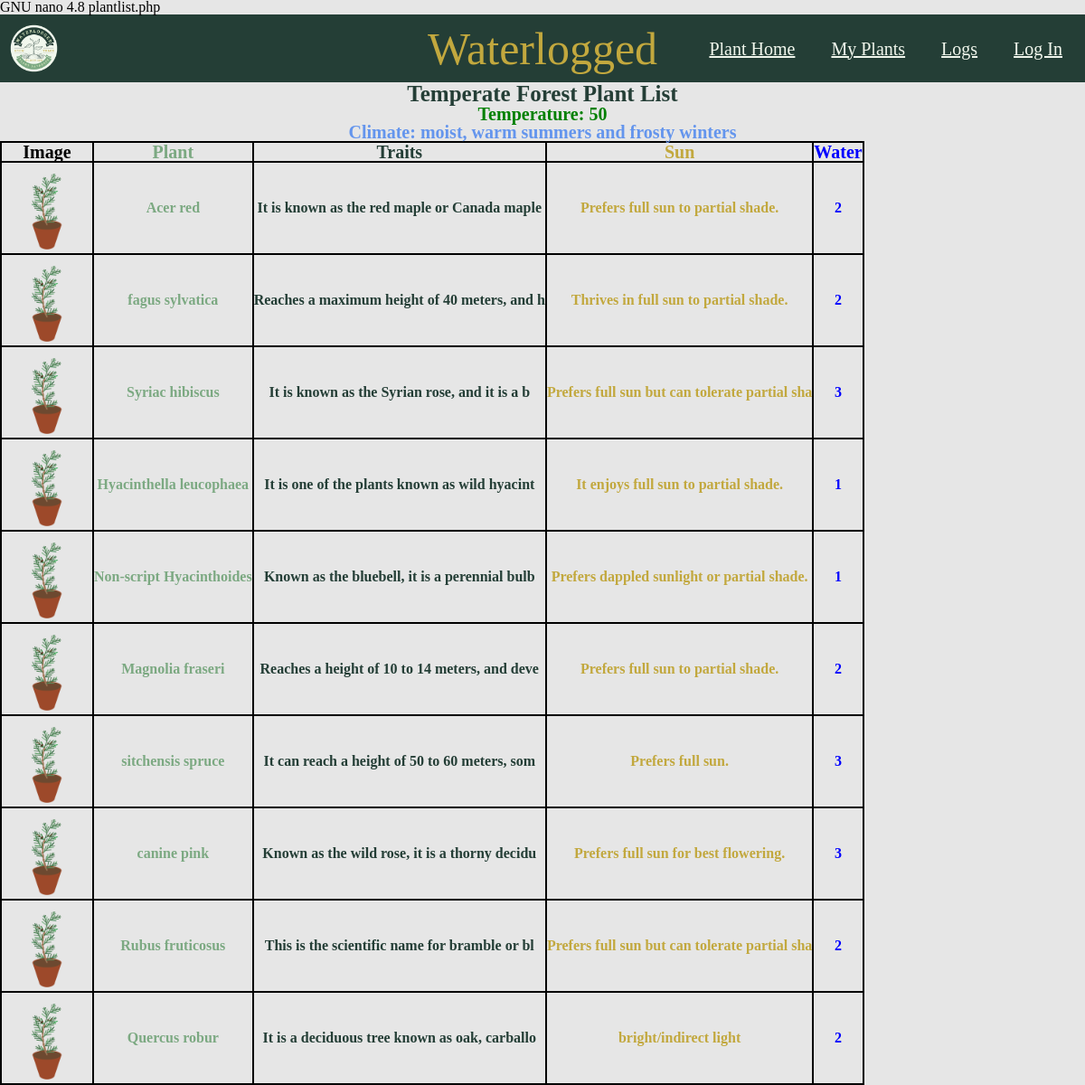
/html/plantlist.php?location_id=2, run on an earlier commit of the app's database.
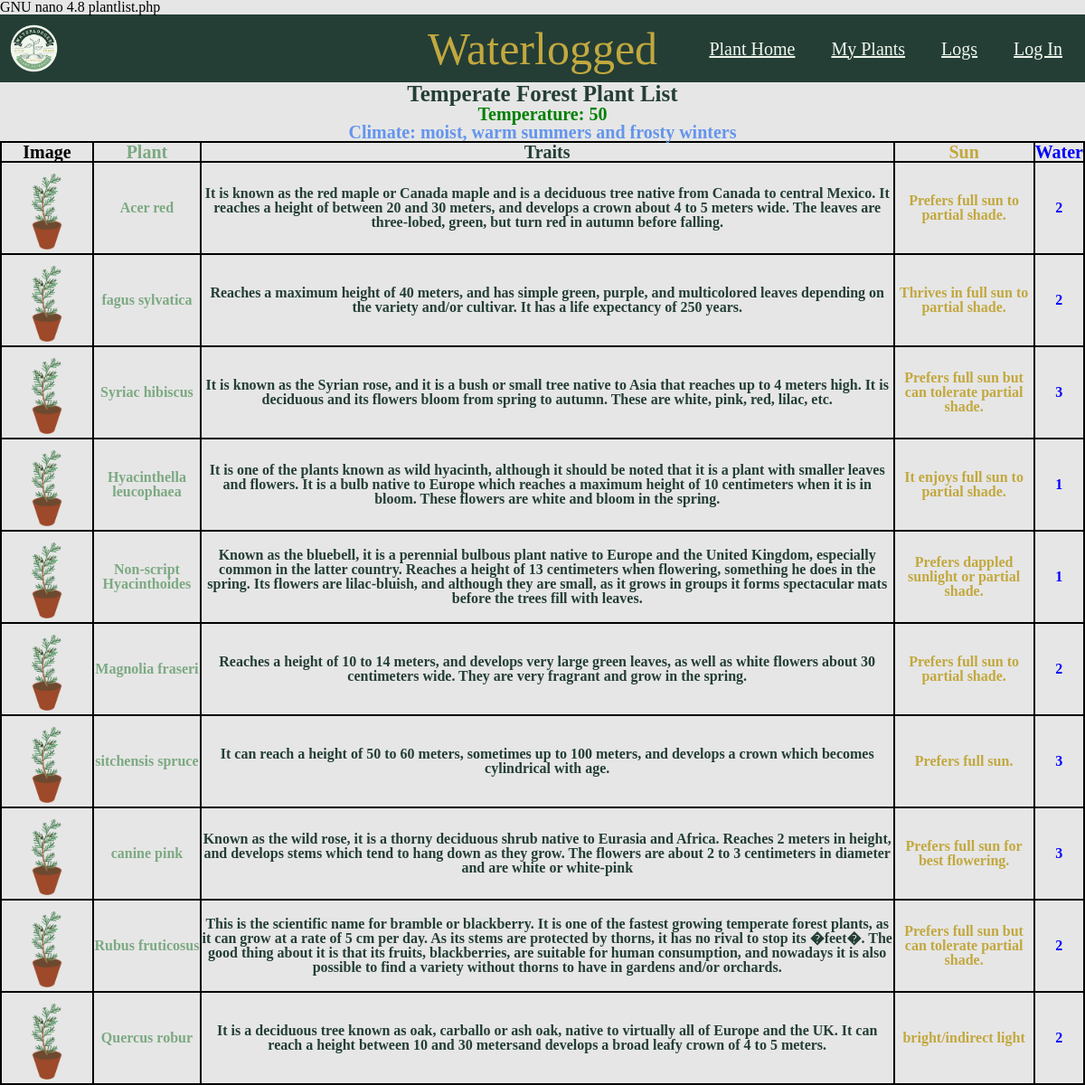
And on a later commit of the database.
### tables this page shows
CREATE TABLE images (
    plant_id INT NULL,
    location_id INT NULL,
    path VARCHAR(255) NOT NULL,
    CONSTRAINT fk_plant FOREIGN KEY (plant_id) REFERENCES plants(id),
    CONSTRAINT fk_location FOREIGN KEY (location_id) REFERENCES locations(id),
    CONSTRAINT chk_images CHECK ((plant_id IS NOT NULL AND location_id IS NULL) OR (plant_id IS NULL AND location_id IS NOT NULL))
);

CREATE TABLE `plants` (
  `id` int NOT NULL,
  `name` varchar(225) DEFAULT NULL,
  `traits` mediumtext DEFAULT NULL,
  `sun` varchar(255) DEFAULT NULL,
  `water_freq_weekly` varchar(255) DEFAULT NULL,
  `location_id` int,  
  PRIMARY KEY (`id`),
  CONSTRAINT `location_id_fk` FOREIGN KEY (`location_id`) REFERENCES `locations` (`id`));

### html/plantlist.php (the view, shortened to what this page needs)
<?php
    $servername = "localhost";
    $username = "cof";
    $password = "cOwmoo1324!";
    $dbname = "waterlogged";
    $conn = new mysqli($servername, $username, $password, $dbname);
    $location_id = 0;
    $locationName = "";
    $locationTemperature = "";
    $locationClimate = "";
    if (isset($_GET['location_id']) && is_numeric($_GET['location_id'])) {
        $location_id = $conn->real_escape_string($_GET['location_id']);
    }
    $sql = "SELECT
    l.id as location_id,
    l.name as location_name,
    l.temperature,
    l.climate,
    p.id,
    p.name,
    p.traits,
    p.sun,
    p.water_freq_weekly,
    images.path
    FROM plants as p
    join images on p.id = images.plant_id
    join locations as l on p.location_id = l.id
    where p.location_id = $location_id;";
    $result = $conn->query($sql);
    if ($result->num_rows > 0) {
        $firstRow = $result->fetch_assoc();
        $locationName = $firstRow["location_name"];
        $locationTemperature = $firstRow["temperature"];
        $locationClimate = $firstRow["climate"];
        $result->data_seek(0);
    }
?>
<!DOCTYPE html>
<html lang="en">
<head>
    <link rel="stylesheet" href="../css/mainStyle.css" />
</head>
<body>
    <nav class="nav-links">
        <div class="logo">
        <a href="../index.php">
            <img src="../images/Waterlogged_Logo.png" alt="Waterlogged Logo" id="logo"/>
                </a>
        </div>
        <div class="please"style="position: absolute; left: 50%; transform: translateX(-50%);">Waterlogged</div>
        <ul>
            <li><a href="../index.php">Plant Home</a></li>
            <li><a href="./myPlants.php">My Plants</a></li>
            <li><a href="./logs.php">Logs</a></li>
            <li><a href="./users.php">Log In</a></li>
        </ul>
    </nav>
    <div class ="header-plant-list">
    <h1 class="top-header-PL"><?php echo htmlspecialchars($locationName); ?> Plant List</h1>
    <p class="temperature">Temperature: <?php echo htmlspecialchars($locationTemperature); ?></p>
    <p class="climate">Climate: <?php echo htmlspecialchars($locationClimate); ?></p>
</div>
    <table style=" table-layout: fixed;">
    <tr>
        <th style="border: 2px solid black;color:light green;font-weight:bold;font-size: 20px;">Image</th>
        <th style="border: 2px solid black;color:#7CA982;font-weight:bold;font-size: 20px;">Plant</th>
        <th style="border: 2px solid black;color:#243E36;;font-weight:bold;font-size: 20px;">Traits</th>
        <th style="border: 2px solid black;color:#C2A83E;font-weight:bold;font-size: 20px;">Sun</th>
        <th style="border: 2px solid black;color:blue;font-weight:bold;font-size: 20px;">Water</th>
    </tr>
    <?php if ($result->num_rows > 0): ?>
            <?php while($row = $result->fetch_assoc()): ?>
                <tr>
                    <td style='border: 2px solid black;'>
                        <img src="../<?php echo htmlspecialchars($row['path']); ?>" alt="<?php echo htmlspecialchars($row['name']); ?>" style="width:100px;height:auto;">
                    </td>
                    <td style='border: 2px solid black;color:#7CA982;font-weight:bold;'><?php echo htmlspecialchars($row["name"]); ?></td>
                    <td style='border: 2px solid black;color:#243E36;font-weight:bold;'><?php echo htmlspecialchars($row["traits"]); ?></td>
                    <td style='border: 2px solid black;color:#C2A83E;font-weight:bold;'><?php echo htmlspecialchars($row["sun"]); ?></td>
                    <td style='border: 2px solid black;color:blue;font-weight:bold;'><?php echo htmlspecialchars($row["water_freq_weekly"]); ?></td>
                </tr>
            <?php endwhile; ?>
        <?php else: ?>
            <tr><td colspan='5' style='border: 2px solid black;'>0 results</td></tr>
        <?php endif; ?>
    </table>
</body>
</html>

What changed in the data, as far as the page shows it:
changed through a linked row, images "Acer red": plant.traits "It is known as the red maple or Canada maple" → "…maple or Canada maple and is a deciduous tree native from Canada to central Mexico. It reaches a height of between 20 and 30 meters, and develops a crown about 4 to 5 meters wide. The leaves are three-lobed, green, but turn red in autumn before falling."
changed through a linked row, images "fagus sylvatica": plant.traits "Reaches a maximum height of 40 meters, and h" → "…of 40 meters, and has simple green, purple, and multicolored leaves depending on the variety and/or cultivar. It has a life expectancy of 250 years."
changed through a linked row, images "Syriac hibiscus": plant.traits "It is known as the Syrian rose, and it is a b" → "…and it is a bush or small tree native to Asia that reaches up to 4 meters high. It is deciduous and its flowers bloom from spring to autumn. These are white, pink, red, lilac, etc."; plant.sun "Prefers full sun but can tolerate partial sha" → "Prefers full sun but can tolerate partial shade."
changed through a linked row, images "Hyacinthella leucophaea": plant.traits "It is one of the plants known as wild hyacint" → "…plants known as wild hyacinth, although it should be noted that it is a plant with smaller leaves and flowers. It is a bulb native to Europe which reaches a maximum height of 10 centimeters when it is in bloom. These flowers are white and bloom in the spring."
changed through a linked row, images "Non-script Hyacinthoides": plant.traits "Known as the bluebell, it is a perennial bulb" → "…it is a perennial bulbous plant native to Europe and the United Kingdom, especially common in the latter country. Reaches a height of 13 centimeters when flowering, something he does in the spring. Its flowers are lilac-bluish, and although they are small, as it grows in groups it forms spectacular mats before the trees fill with leaves."
changed through a linked row, images "Magnolia fraseri": plant.traits "Reaches a height of 10 to 14 meters, and deve" → "…to 14 meters, and develops very large green leaves, as well as white flowers about 30 centimeters wide. They are very fragrant and grow in the spring."
changed through a linked row, images "sitchensis spruce": plant.traits "It can reach a height of 50 to 60 meters, som" → "It can reach a height of 50 to 60 meters, sometimes up to 100 meters, and develops a crown which becomes cylindrical with age."
changed through a linked row, images "canine pink": plant.traits "Known as the wild rose, it is a thorny decidu" → "…it is a thorny deciduous shrub native to Eurasia and Africa. Reaches 2 meters in height, and develops stems which tend to hang down as they grow. The flowers are about 2 to 3 centimeters in diameter and are white or white-pink"
changed through a linked row, images "Rubus fruticosus": plant.traits "This is the scientific name for bramble or bl" → "…name for bramble or blackberry. It is one of the fastest growing temperate forest plants, as it can grow at a rate of 5 cm per day. As its stems are protected by thorns, it has no rival to stop its �feet�. The good thing about it is that its fruits, blackberries, are suitable for human consumption, and nowadays it is also possible to find a variety without thorns to have in gardens and/or orchards."; plant.sun "Prefers full sun but can tolerate partial sha" → "Prefers full sun but can tolerate partial shade."
changed through a linked row, images "Quercus robur": plant.traits "It is a deciduous tree known as oak, carballo" → "…known as oak, carballo or ash oak, native to virtually all of Europe and the UK. It can reach a height between 10 and 30 metersand develops a broad leafy crown of 4 to 5 meters."
